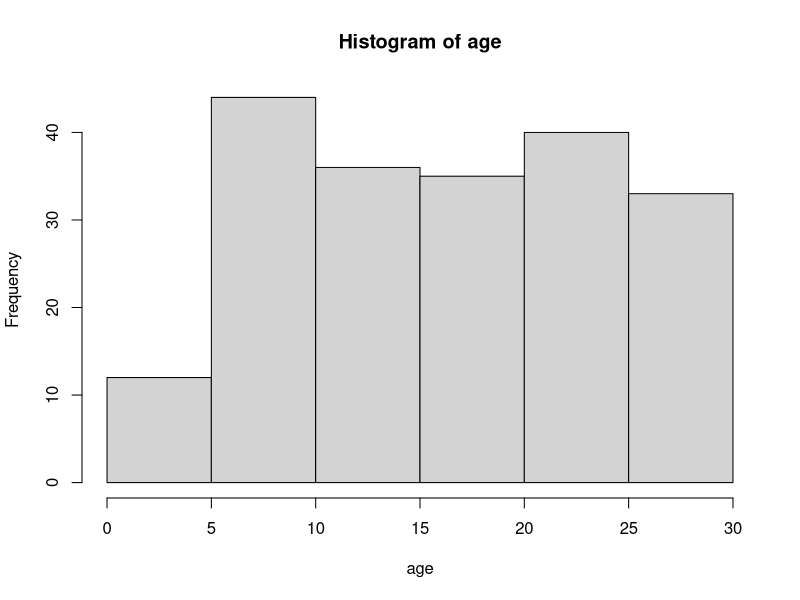

This chart was generated by the following R code:
library(purrr)
N=200
set.seed(4343)
age=rdunif(N, a=4, b=30)
table(age)
hist(age)

sex=rdunif(N, a=0, b=1)
table(sex)

sex.factor=sex
sex.factor[which(sex==0)]="Male"
sex.factor[which(sex==1)]="Female"

#Simulate effects of site
n.sites=5
beta.site=rnorm(n.sites,0,400)

#Simulate Site index
set.seed(35435)
site.index=rdunif(N, a=1, b=n.sites)
table(site.index)


site.index.name=site.index
site.index.name[which(site.index==1)]="Kenya.1"
site.index.name[which(site.index==2)]="Kenya.2"
site.index.name[which(site.index==3)]="Kenya.3"
site.index.name[which(site.index==4)]="Kenya.4"
site.index.name[which(site.index==5)]="Kenya.5"


site.coef=site.index
site.coef[which(site.index==0)]=beta.site[1]
site.coef[which(site.index==1)]=beta.site[2]
site.coef[which(site.index==2)]=beta.site[3]
site.coef[which(site.index==3)]=beta.site[4]
site.coef[which(site.index==4)]=beta.site[5]

site.coef

beta0= 13000-2000 #(males) lbs
beta1= (1300-6600)-4000 #(female differences) lbs
beta2=  50 # age
beta3=150

mu=beta0+beta1*sex+beta2*age+beta3*(age*sex)+site.coef

sigma=10

set.seed(434312)
y=rnorm(N, mean=mu,sd=sigma)

#these are observed weights
y

dat=data.frame(y,sex.factor,age,site.index.name)
colnames(dat)=c("weight","sex","age.years","site")

write.csv(dat, file="elephant.study.csv",row.names = FALSE)


glm(y~sex*age+site,data=dat)
